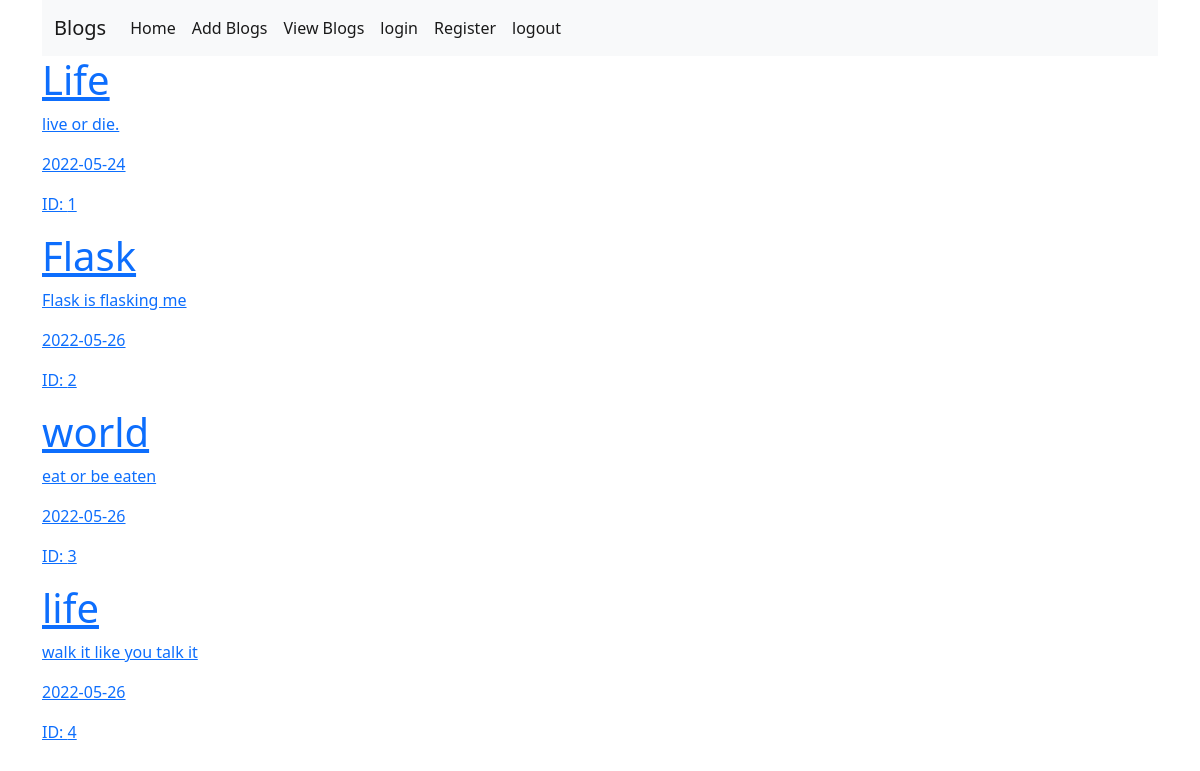
Screenshot of /blogs with the database file from the repository.
### app/main/models.py (models this page shows, shortened)
class BaseModel():
    def create(self):
        db.session.add(self)
        db.session.commit()

class Blog(BaseModel, db.Model):
    id = db.Column(db.Integer, primary_key=True)
    title = db.Column(db.String(500), nullable=False)
    blog = db.Column(db.String(1000), nullable=False)
    timestamp = db.Column(db.Date(), nullable=False)
    user_id = db.Column(db.Integer, db.ForeignKey('user.id'))

### app/main/views.py (the view)
@main.route('/blogs', methods=['GET'])
def get_all_blogs():
    blogs = Blog.query.all()
    return render_template('blogsIndex.html', blogs=blogs)

### app/templates/blogsIndex.html
{% extends 'base.html' %} {% block main_content %}
{% for blog in blogs %}
<a href="{{ url_for( 'main.get_blog' , id=blog.id ) }}">
  <h1>
    {{blog.title}}
  </h1>
  <p>
    {{blog.blog}}
  </p>
  <p>
    {{blog.timestamp.isoformat()}}
  </p>
  <p>
    ID: {{blog.id}}
  </p>
</a>
{% endfor %}
{% endblock %}

### rows the page displays
Blog: title "Life", blog "live or die.", timestamp "2022-05-24", id "1"
Blog: title "Flask", blog "Flask is flasking me", timestamp "2022-05-26", id "2"
Blog: title "world", blog "eat or be eaten", timestamp "2022-05-26", id "3"
Blog: title "life", blog "walk it like you talk it", timestamp "2022-05-26", id "4"
